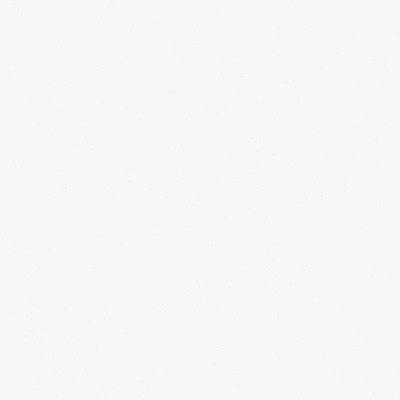
Frame 1 (no input)
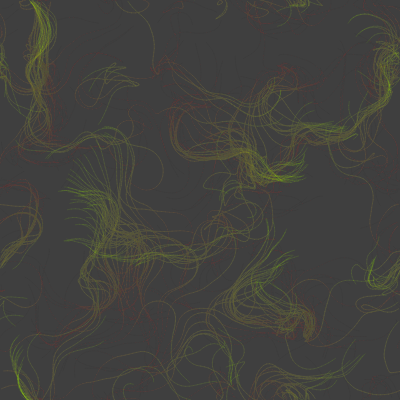
Frame 60 (no input)
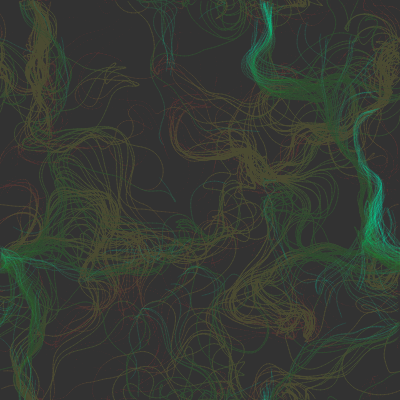
Frame 120 (the mouse pressed at the canvas centre since frame 60)

The p5.js sketch that drew these frames (run headless with seeded random() and noise() and a simulated clock; from frame 60 on, the mouse is pressed at the canvas centre):

// p5.js sketch
// ── sketch.js
var inc = 0.1;
var scl = 10;
var cols, rows;

var zoff = 0;

var fr;

var particles = [];

var flowfield;

function setup() {
  createCanvas(400, 400);
  colorMode(HSB, 255);
  cols = floor(width / scl);
  rows = floor(height / scl);
  fr = createP('');

  flowfield = new Array(cols * rows);

  for (var i = 0; i < 300; i++) {
    particles[i] = new Particle();
  }
  
}

function draw() {
	background(51,10);
  var yoff = 0;
  for (var y = 0; y < rows; y++) {
    var xoff = 0;
    for (var x = 0; x < cols; x++) {
      var index = x + y * cols;
      var angle = noise(xoff, yoff, zoff) * TWO_PI * 4;
      var v = p5.Vector.fromAngle(angle);
      v.setMag(1);
      flowfield[index] = v;
      xoff += inc;
      stroke(0, 50);
      // push();
      // translate(x * scl, y * scl);
      // rotate(v.heading());
      // strokeWeight(1);
      // line(0, 0, scl, 0);
      // pop();
    }
    yoff += inc;

    zoff += 0.0003;
  }

  for (var i = 0; i < particles.length; i++) {
    particles[i].follow(flowfield);
    particles[i].update();
    particles[i].edges();
    particles[i].show();
  }

  fr.html(floor(frameRate()));
}
// ── particle.js


function Particle() {
  this.pos = createVector(random(width), random(height));
  this.vel = createVector(0, 0);
  this.acc = createVector(0, 0);
  this.maxspeed = 4;
  this.h = 0;

  this.prevPos = this.pos.copy();

  this.update = function() {
    this.vel.add(this.acc);
    this.vel.limit(this.maxspeed);
    this.pos.add(this.vel);
    this.acc.mult(0);
  }

  this.follow = function(vectors) {
    var x = floor(this.pos.x / scl);
    var y = floor(this.pos.y / scl);
    var index = x + y * cols;
    var force = vectors[index];
    this.applyForce(force);
  }

  this.applyForce = function(force) {
    this.acc.add(force);
  }

  this.show = function() {
    stroke(this.h, 255, 255, 25);
    this.h = this.h + 1;
    if (this.h > 255) {
      this.h = 0;
    }
    strokeWeight(1);
    line(this.pos.x, this.pos.y, this.prevPos.x, this.prevPos.y);
    this.updatePrev();
  }

  this.updatePrev = function() {
    this.prevPos.x = this.pos.x;
    this.prevPos.y = this.pos.y;
  }

  this.edges = function() {
    if (this.pos.x > width) {
      this.pos.x = 0;
      this.updatePrev();
    }
    if (this.pos.x < 0) {
      this.pos.x = width;
      this.updatePrev();
    }
    if (this.pos.y > height) {
      this.pos.y = 0;
      this.updatePrev();
    }
    if (this.pos.y < 0) {
      this.pos.y = height;
      this.updatePrev();
    }

  }

}
